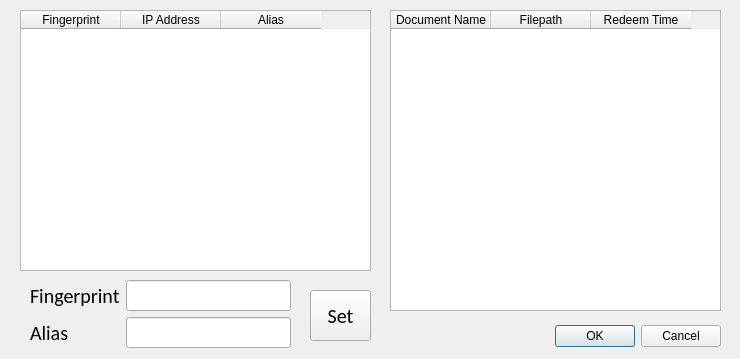
<?xml version="1.0" encoding="UTF-8"?>
<ui version="4.0">
 <class>Dialog</class>
 <widget class="QDialog" name="Dialog">
  <property name="geometry">
   <rect>
    <x>0</x>
    <y>0</y>
    <width>740</width>
    <height>359</height>
   </rect>
  </property>
  <property name="windowTitle">
   <string>Dialog</string>
  </property>
  <widget class="QDialogButtonBox" name="buttonBox">
   <property name="geometry">
    <rect>
     <x>380</x>
     <y>320</y>
     <width>341</width>
     <height>32</height>
    </rect>
   </property>
   <property name="orientation">
    <enum>Qt::Horizontal</enum>
   </property>
   <property name="standardButtons">
    <set>QDialogButtonBox::Cancel|QDialogButtonBox::Ok</set>
   </property>
  </widget>
  <widget class="QTableWidget" name="tableWidget">
   <property name="geometry">
    <rect>
     <x>20</x>
     <y>10</y>
     <width>351</width>
     <height>261</height>
    </rect>
   </property>
   <property name="editTriggers">
    <set>QAbstractItemView::NoEditTriggers</set>
   </property>
   <column>
    <property name="text">
     <string>Fingerprint</string>
    </property>
   </column>
   <column>
    <property name="text">
     <string>IP Address</string>
    </property>
   </column>
   <column>
    <property name="text">
     <string>Alias</string>
    </property>
   </column>
  </widget>
  <widget class="QWidget" name="formLayoutWidget">
   <property name="geometry">
    <rect>
     <x>30</x>
     <y>280</y>
     <width>261</width>
     <height>68</height>
    </rect>
   </property>
   <layout class="QFormLayout" name="formLayout">
    <item row="0" column="1">
     <widget class="QLineEdit" name="lineEdit">
      <property name="font">
       <font>
        <family>Calibri</family>
        <pointsize>15</pointsize>
       </font>
      </property>
     </widget>
    </item>
    <item row="0" column="0">
     <widget class="QLabel" name="label">
      <property name="font">
       <font>
        <family>Calibri</family>
        <pointsize>15</pointsize>
       </font>
      </property>
      <property name="text">
       <string>Fingerprint</string>
      </property>
     </widget>
    </item>
    <item row="1" column="0">
     <widget class="QLabel" name="label_2">
      <property name="font">
       <font>
        <family>Calibri</family>
        <pointsize>15</pointsize>
       </font>
      </property>
      <property name="text">
       <string>Alias</string>
      </property>
     </widget>
    </item>
    <item row="1" column="1">
     <widget class="QLineEdit" name="lineEdit_2">
      <property name="font">
       <font>
        <family>Calibri</family>
        <pointsize>15</pointsize>
       </font>
      </property>
     </widget>
    </item>
   </layout>
  </widget>
  <widget class="QPushButton" name="pushButton">
   <property name="geometry">
    <rect>
     <x>310</x>
     <y>290</y>
     <width>61</width>
     <height>51</height>
    </rect>
   </property>
   <property name="font">
    <font>
     <family>Calibri</family>
     <pointsize>15</pointsize>
    </font>
   </property>
   <property name="text">
    <string>Set</string>
   </property>
  </widget>
  <widget class="QTableWidget" name="tableWidget_2">
   <property name="geometry">
    <rect>
     <x>390</x>
     <y>10</y>
     <width>331</width>
     <height>301</height>
    </rect>
   </property>
   <property name="editTriggers">
    <set>QAbstractItemView::NoEditTriggers</set>
   </property>
   <column>
    <property name="text">
     <string>Document Name</string>
    </property>
   </column>
   <column>
    <property name="text">
     <string>Filepath</string>
    </property>
   </column>
   <column>
    <property name="text">
     <string>Redeem Time</string>
    </property>
   </column>
  </widget>
 </widget>
 <resources/>
 <connections>
  <connection>
   <sender>buttonBox</sender>
   <signal>accepted()</signal>
   <receiver>Dialog</receiver>
   <slot>accept()</slot>
   <hints>
    <hint type="sourcelabel">
     <x>248</x>
     <y>254</y>
    </hint>
    <hint type="destinationlabel">
     <x>157</x>
     <y>274</y>
    </hint>
   </hints>
  </connection>
  <connection>
   <sender>buttonBox</sender>
   <signal>rejected()</signal>
   <receiver>Dialog</receiver>
   <slot>reject()</slot>
   <hints>
    <hint type="sourcelabel">
     <x>316</x>
     <y>260</y>
    </hint>
    <hint type="destinationlabel">
     <x>286</x>
     <y>274</y>
    </hint>
   </hints>
  </connection>
 </connections>
</ui>
